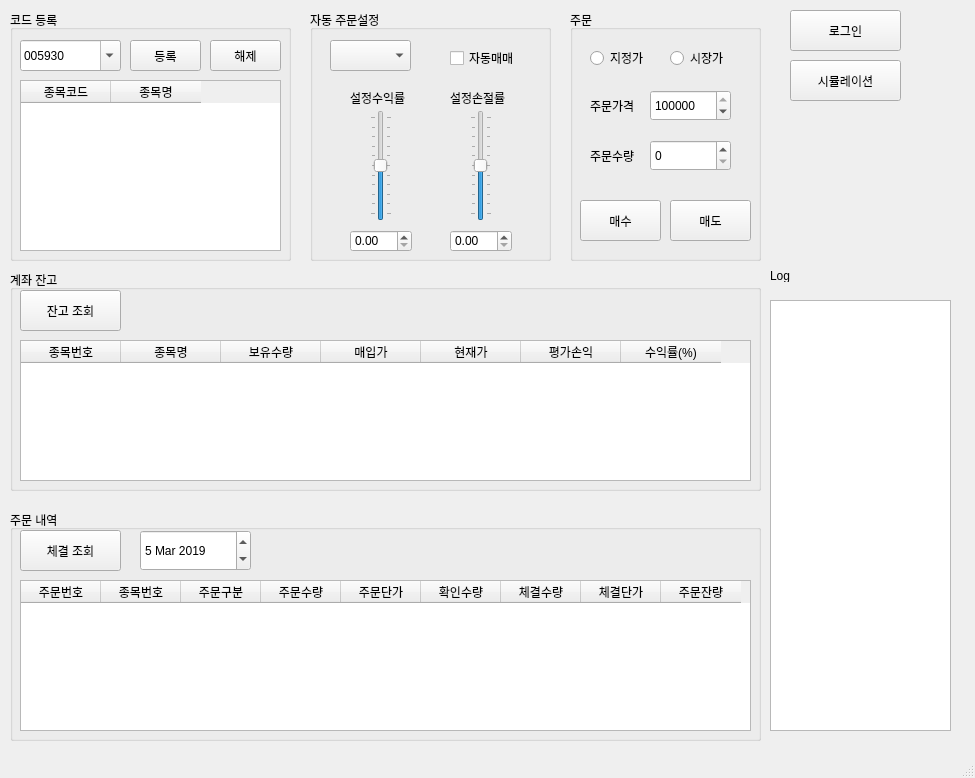
<?xml version="1.0" encoding="UTF-8"?>
<ui version="4.0">
 <class>MainWindow</class>
 <widget class="QMainWindow" name="MainWindow">
  <property name="geometry">
   <rect>
    <x>0</x>
    <y>0</y>
    <width>975</width>
    <height>778</height>
   </rect>
  </property>
  <property name="windowTitle">
   <string>MainWindow</string>
  </property>
  <property name="layoutDirection">
   <enum>Qt::LeftToRight</enum>
  </property>
  <widget class="QWidget" name="centralwidget">
   <widget class="QPushButton" name="btn_Login">
    <property name="geometry">
     <rect>
      <x>790</x>
      <y>10</y>
      <width>111</width>
      <height>41</height>
     </rect>
    </property>
    <property name="text">
     <string>로그인</string>
    </property>
   </widget>
   <widget class="QGroupBox" name="groupBox">
    <property name="geometry">
     <rect>
      <x>570</x>
      <y>10</y>
      <width>191</width>
      <height>251</height>
     </rect>
    </property>
    <property name="title">
     <string>주문</string>
    </property>
    <widget class="QSpinBox" name="spinAmount">
     <property name="geometry">
      <rect>
       <x>80</x>
       <y>130</y>
       <width>81</width>
       <height>31</height>
      </rect>
     </property>
     <property name="maximum">
      <number>1000</number>
     </property>
    </widget>
    <widget class="QLabel" name="label_3">
     <property name="geometry">
      <rect>
       <x>20</x>
       <y>90</y>
       <width>56</width>
       <height>12</height>
      </rect>
     </property>
     <property name="text">
      <string>주문가격</string>
     </property>
    </widget>
    <widget class="QLabel" name="label_4">
     <property name="geometry">
      <rect>
       <x>20</x>
       <y>140</y>
       <width>56</width>
       <height>12</height>
      </rect>
     </property>
     <property name="text">
      <string>주문수량</string>
     </property>
    </widget>
    <widget class="QSpinBox" name="spin_Price">
     <property name="geometry">
      <rect>
       <x>80</x>
       <y>80</y>
       <width>81</width>
       <height>31</height>
      </rect>
     </property>
     <property name="maximum">
      <number>1000000</number>
     </property>
     <property name="singleStep">
      <number>100</number>
     </property>
     <property name="value">
      <number>100000</number>
     </property>
     <property name="displayIntegerBase">
      <number>10</number>
     </property>
    </widget>
    <widget class="QPushButton" name="btn_Buy">
     <property name="geometry">
      <rect>
       <x>10</x>
       <y>190</y>
       <width>81</width>
       <height>41</height>
      </rect>
     </property>
     <property name="text">
      <string>매수</string>
     </property>
    </widget>
    <widget class="QPushButton" name="btn_Sell">
     <property name="geometry">
      <rect>
       <x>100</x>
       <y>190</y>
       <width>81</width>
       <height>41</height>
      </rect>
     </property>
     <property name="text">
      <string>매도</string>
     </property>
    </widget>
    <widget class="QRadioButton" name="radio_SelectPrice">
     <property name="geometry">
      <rect>
       <x>20</x>
       <y>40</y>
       <width>90</width>
       <height>16</height>
      </rect>
     </property>
     <property name="text">
      <string>지정가</string>
     </property>
    </widget>
    <widget class="QRadioButton" name="radio_MarketPrice">
     <property name="geometry">
      <rect>
       <x>100</x>
       <y>40</y>
       <width>90</width>
       <height>16</height>
      </rect>
     </property>
     <property name="text">
      <string>시장가</string>
     </property>
    </widget>
   </widget>
   <widget class="QGroupBox" name="groupBox_2">
    <property name="geometry">
     <rect>
      <x>10</x>
      <y>270</y>
      <width>751</width>
      <height>221</height>
     </rect>
    </property>
    <property name="title">
     <string>계좌 잔고</string>
    </property>
    <widget class="QTableWidget" name="table_Account">
     <property name="geometry">
      <rect>
       <x>10</x>
       <y>70</y>
       <width>731</width>
       <height>141</height>
      </rect>
     </property>
     <column>
      <property name="text">
       <string>종목번호</string>
      </property>
     </column>
     <column>
      <property name="text">
       <string>종목명</string>
      </property>
     </column>
     <column>
      <property name="text">
       <string>보유수량</string>
      </property>
     </column>
     <column>
      <property name="text">
       <string>매입가</string>
      </property>
     </column>
     <column>
      <property name="text">
       <string>현재가</string>
      </property>
     </column>
     <column>
      <property name="text">
       <string>평가손익</string>
      </property>
     </column>
     <column>
      <property name="text">
       <string>수익률(%)</string>
      </property>
     </column>
    </widget>
    <widget class="QPushButton" name="btn_AccountQuery">
     <property name="geometry">
      <rect>
       <x>10</x>
       <y>20</y>
       <width>101</width>
       <height>41</height>
      </rect>
     </property>
     <property name="text">
      <string>잔고 조회</string>
     </property>
    </widget>
   </widget>
   <widget class="QGroupBox" name="groupBox_3">
    <property name="geometry">
     <rect>
      <x>10</x>
      <y>510</y>
      <width>751</width>
      <height>231</height>
     </rect>
    </property>
    <property name="title">
     <string>주문 내역</string>
    </property>
    <widget class="QTableWidget" name="table_Transaction">
     <property name="geometry">
      <rect>
       <x>10</x>
       <y>70</y>
       <width>731</width>
       <height>151</height>
      </rect>
     </property>
     <property name="font">
      <font>
       <kerning>true</kerning>
      </font>
     </property>
     <property name="showGrid">
      <bool>true</bool>
     </property>
     <property name="rowCount">
      <number>0</number>
     </property>
     <property name="columnCount">
      <number>9</number>
     </property>
     <attribute name="horizontalHeaderDefaultSectionSize">
      <number>80</number>
     </attribute>
     <column>
      <property name="text">
       <string>주문번호</string>
      </property>
     </column>
     <column>
      <property name="text">
       <string>종목번호</string>
      </property>
     </column>
     <column>
      <property name="text">
       <string>주문구분</string>
      </property>
     </column>
     <column>
      <property name="text">
       <string>주문수량</string>
      </property>
     </column>
     <column>
      <property name="text">
       <string>주문단가</string>
      </property>
     </column>
     <column>
      <property name="text">
       <string>확인수량</string>
      </property>
     </column>
     <column>
      <property name="text">
       <string>체결수량</string>
      </property>
     </column>
     <column>
      <property name="text">
       <string>체결단가</string>
      </property>
     </column>
     <column>
      <property name="text">
       <string>주문잔량</string>
      </property>
     </column>
    </widget>
    <widget class="QPushButton" name="btn_TransactionQuery">
     <property name="geometry">
      <rect>
       <x>10</x>
       <y>20</y>
       <width>101</width>
       <height>41</height>
      </rect>
     </property>
     <property name="text">
      <string>체결 조회</string>
     </property>
    </widget>
    <widget class="QDateEdit" name="dateEdit">
     <property name="geometry">
      <rect>
       <x>130</x>
       <y>20</y>
       <width>111</width>
       <height>41</height>
      </rect>
     </property>
     <property name="date">
      <date>
       <year>2019</year>
       <month>3</month>
       <day>5</day>
      </date>
     </property>
    </widget>
   </widget>
   <widget class="QGroupBox" name="groupBox_4">
    <property name="geometry">
     <rect>
      <x>10</x>
      <y>10</y>
      <width>281</width>
      <height>251</height>
     </rect>
    </property>
    <property name="title">
     <string>코드 등록</string>
    </property>
    <widget class="QPushButton" name="btn_CodeUnregister">
     <property name="geometry">
      <rect>
       <x>200</x>
       <y>30</y>
       <width>71</width>
       <height>31</height>
      </rect>
     </property>
     <property name="text">
      <string>해제</string>
     </property>
    </widget>
    <widget class="QComboBox" name="Combo_code">
     <property name="geometry">
      <rect>
       <x>10</x>
       <y>30</y>
       <width>101</width>
       <height>31</height>
      </rect>
     </property>
     <property name="autoFillBackground">
      <bool>false</bool>
     </property>
     <property name="editable">
      <bool>true</bool>
     </property>
     <item>
      <property name="text">
       <string>005930</string>
      </property>
     </item>
    </widget>
    <widget class="QTableWidget" name="table_Code">
     <property name="geometry">
      <rect>
       <x>10</x>
       <y>70</y>
       <width>261</width>
       <height>171</height>
      </rect>
     </property>
     <attribute name="horizontalHeaderDefaultSectionSize">
      <number>90</number>
     </attribute>
     <attribute name="verticalHeaderShowSortIndicator" stdset="0">
      <bool>false</bool>
     </attribute>
     <column>
      <property name="text">
       <string>종목코드</string>
      </property>
     </column>
     <column>
      <property name="text">
       <string>종목명</string>
      </property>
     </column>
    </widget>
    <widget class="QPushButton" name="btn_CodeRegister">
     <property name="geometry">
      <rect>
       <x>120</x>
       <y>30</y>
       <width>71</width>
       <height>31</height>
      </rect>
     </property>
     <property name="text">
      <string>등록</string>
     </property>
    </widget>
   </widget>
   <widget class="QGroupBox" name="groupBox_5">
    <property name="geometry">
     <rect>
      <x>310</x>
      <y>10</y>
      <width>241</width>
      <height>251</height>
     </rect>
    </property>
    <property name="title">
     <string>자동 주문설정</string>
    </property>
    <widget class="QDoubleSpinBox" name="doubleSpin_SetProfitRate">
     <property name="geometry">
      <rect>
       <x>40</x>
       <y>220</y>
       <width>62</width>
       <height>22</height>
      </rect>
     </property>
    </widget>
    <widget class="QSlider" name="verticalSlider">
     <property name="geometry">
      <rect>
       <x>60</x>
       <y>100</y>
       <width>22</width>
       <height>111</height>
      </rect>
     </property>
     <property name="maximum">
      <number>10</number>
     </property>
     <property name="pageStep">
      <number>2</number>
     </property>
     <property name="value">
      <number>5</number>
     </property>
     <property name="sliderPosition">
      <number>5</number>
     </property>
     <property name="orientation">
      <enum>Qt::Vertical</enum>
     </property>
     <property name="tickPosition">
      <enum>QSlider::TicksBothSides</enum>
     </property>
     <property name="tickInterval">
      <number>0</number>
     </property>
    </widget>
    <widget class="QLabel" name="label">
     <property name="geometry">
      <rect>
       <x>40</x>
       <y>80</y>
       <width>71</width>
       <height>16</height>
      </rect>
     </property>
     <property name="text">
      <string>설정수익률</string>
     </property>
    </widget>
    <widget class="QSlider" name="verticalSlider_2">
     <property name="geometry">
      <rect>
       <x>160</x>
       <y>100</y>
       <width>22</width>
       <height>111</height>
      </rect>
     </property>
     <property name="maximum">
      <number>10</number>
     </property>
     <property name="pageStep">
      <number>2</number>
     </property>
     <property name="value">
      <number>5</number>
     </property>
     <property name="sliderPosition">
      <number>5</number>
     </property>
     <property name="orientation">
      <enum>Qt::Vertical</enum>
     </property>
     <property name="tickPosition">
      <enum>QSlider::TicksBothSides</enum>
     </property>
     <property name="tickInterval">
      <number>0</number>
     </property>
    </widget>
    <widget class="QDoubleSpinBox" name="doubleSpin_SetLossRate">
     <property name="geometry">
      <rect>
       <x>140</x>
       <y>220</y>
       <width>62</width>
       <height>22</height>
      </rect>
     </property>
    </widget>
    <widget class="QLabel" name="label_2">
     <property name="geometry">
      <rect>
       <x>140</x>
       <y>80</y>
       <width>71</width>
       <height>16</height>
      </rect>
     </property>
     <property name="text">
      <string>설정손절률</string>
     </property>
    </widget>
    <widget class="QComboBox" name="combo_Rule">
     <property name="geometry">
      <rect>
       <x>20</x>
       <y>30</y>
       <width>81</width>
       <height>31</height>
      </rect>
     </property>
    </widget>
    <widget class="QCheckBox" name="check_AutoTrade">
     <property name="geometry">
      <rect>
       <x>140</x>
       <y>40</y>
       <width>81</width>
       <height>16</height>
      </rect>
     </property>
     <property name="text">
      <string>자동매매</string>
     </property>
    </widget>
   </widget>
   <widget class="QPlainTextEdit" name="plain_Log">
    <property name="geometry">
     <rect>
      <x>770</x>
      <y>300</y>
      <width>181</width>
      <height>431</height>
     </rect>
    </property>
   </widget>
   <widget class="QPushButton" name="btn_Simulation">
    <property name="geometry">
     <rect>
      <x>790</x>
      <y>60</y>
      <width>111</width>
      <height>41</height>
     </rect>
    </property>
    <property name="text">
     <string>시뮬레이션</string>
    </property>
   </widget>
   <widget class="QLabel" name="label_5">
    <property name="geometry">
     <rect>
      <x>770</x>
      <y>270</y>
      <width>56</width>
      <height>12</height>
     </rect>
    </property>
    <property name="text">
     <string>Log</string>
    </property>
   </widget>
  </widget>
  <widget class="QMenuBar" name="menubar">
   <property name="geometry">
    <rect>
     <x>0</x>
     <y>0</y>
     <width>975</width>
     <height>21</height>
    </rect>
   </property>
  </widget>
  <widget class="QStatusBar" name="statusbar"/>
 </widget>
 <resources/>
 <connections/>
</ui>
